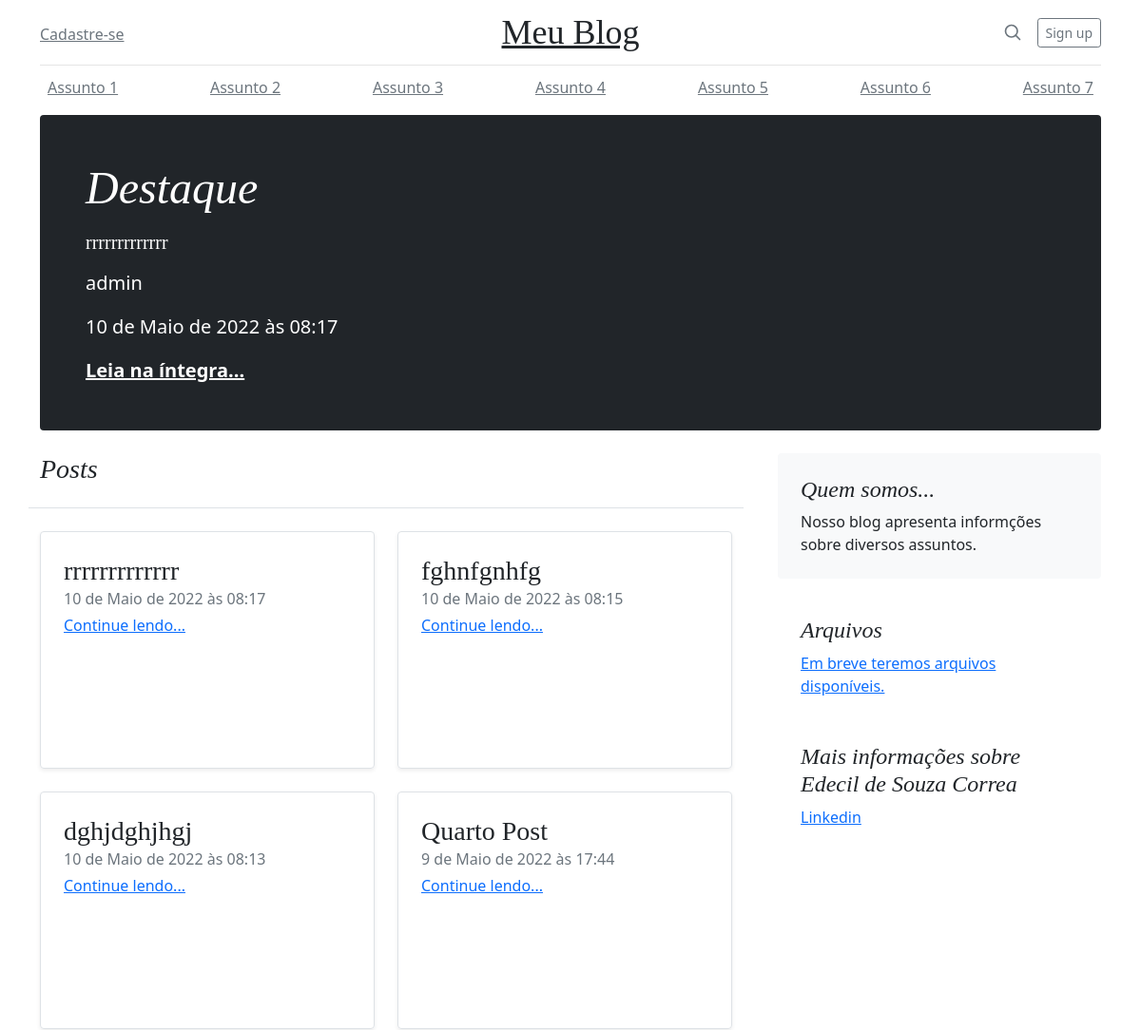
The app's page / (upper part), older data.
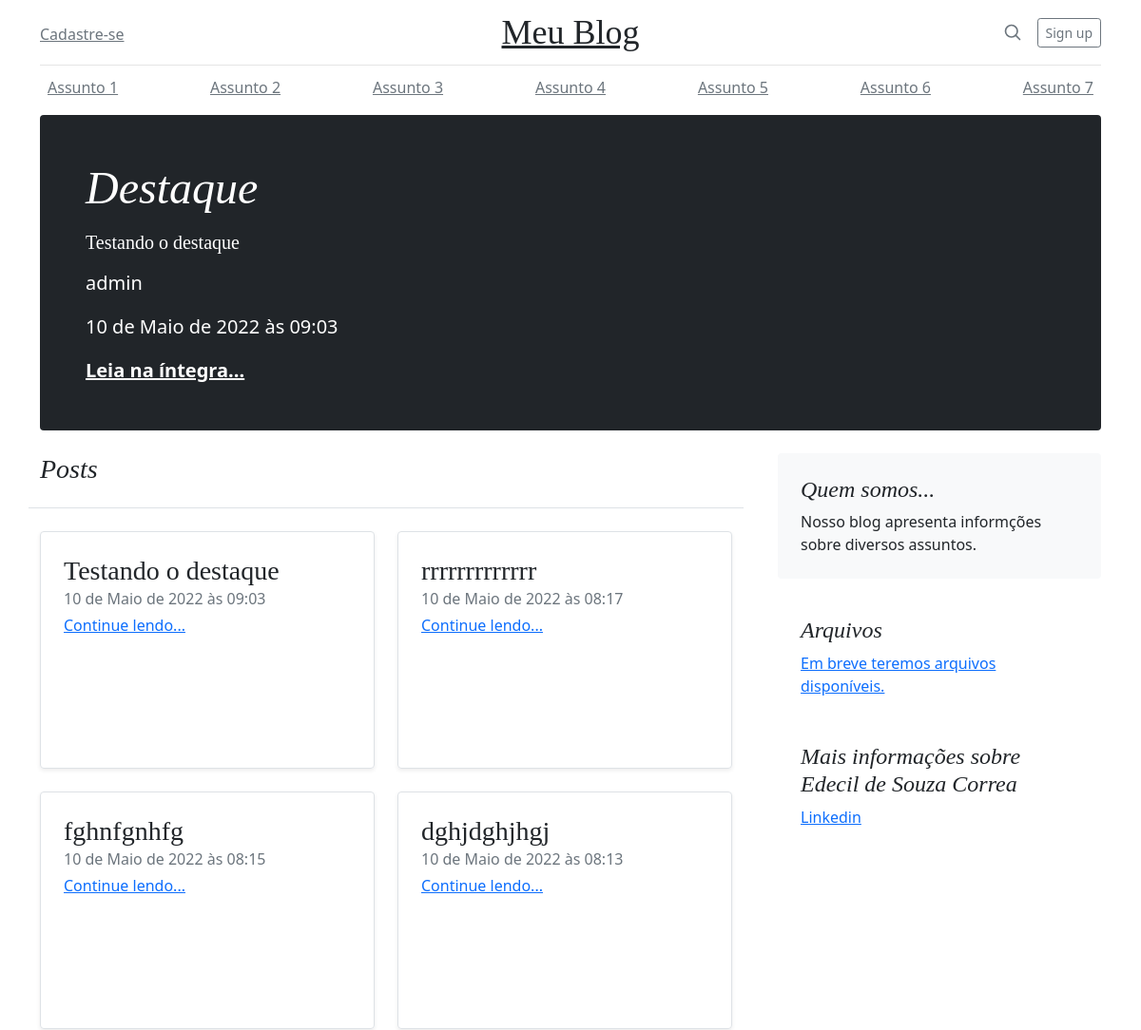
The same page, newer data.
### blog/models.py (models this page shows, shortened)
class Post(models.Model):
    titulo = models.CharField(max_length=200)
    conteudo = RichTextUploadingField()
    autor = models.ForeignKey(User, on_delete=models.PROTECT, null=True, blank=True)
    data_criacao = models.DateTimeField(auto_now_add=True)
    class Meta:
        ordering = ('-data_criacao',)

### blog/views.py (the view)
# urls.py: 2. Add a URL to urlpatterns:  path('', views.home, name='home')
def home(request):
    posts = Post.objects.all()
    post_mais_recente = Post.objects.latest('id')
    dados = {"posts": posts,
             "post_mais_recente": post_mais_recente}
    return render(request, 'home.html', dados)

### templates/home.html
{% extends 'base.html' %}
{% block content%}
<h3 class="pb-4 mb-4 fst-italic border-bottom">
  Posts
 </h3>
{% for post in posts %}
<div class="col-md-6">
    <div class="row g-0 border rounded overflow-hidden flex-md-row mb-4 shadow-sm h-md-250 position-relative">
      <div class="col p-4 d-flex flex-column position-static">
        <h3 class="mb-0">{{ post.titulo }}</h3>
        <div class="mb-1 text-muted">{{ post.data_criacao }}</div>
        <a href="/post/{{ post.id }}" class="stretched-link">Continue lendo...</a>
      </div>
    </div>
  </div>
{% endfor %}
{% endblock %}

### templates/base.html (shortened to what this page needs)
{% load static %}
<!doctype html>
<html lang="en">
  <head>
<link href="https://cdn.jsdelivr.net/npm/bootstrap@5.1.3/dist/css/bootstrap.min.css" rel="stylesheet">
    <link rel="stylesheet" href="{% static 'css/estilo.css' %}">
  </head>
  <body>
<div class="container">
  <header class="blog-header py-3">
    <div class="row flex-nowrap justify-content-between align-items-center">
      <div class="col-4 pt-1">
        <a class="link-secondary" href="#">Cadastre-se</a>
      </div>
      <div class="col-4 text-center">
        <a class="blog-header-logo text-dark" href="/">Meu Blog</a>
      </div>
      <div class="col-4 d-flex justify-content-end align-items-center">
        <a class="link-secondary" href="#" aria-label="Search">
          <svg xmlns="http://www.w3.org/2000/svg" width="20" height="20" fill="none" stroke="currentColor" stroke-linecap="round" stroke-linejoin="round" stroke-width="2" class="mx-3" role="img" viewBox="0 0 24 24"><title>Search</title><circle cx="10.5" cy="10.5" r="7.5"/><path d="M21 21l-5.2-5.2"/></svg>
        </a>
        <a class="btn btn-sm btn-outline-secondary" href="#">Sign up</a>
      </div>
    </div>
  </header>
  <div class="nav-scroller py-1 mb-2">
    <nav class="nav d-flex justify-content-between">
      <a class="p-2 link-secondary" href="#">Assunto 1</a>
      <a class="p-2 link-secondary" href="#">Assunto 2</a>
      <a class="p-2 link-secondary" href="#">Assunto 3</a>
      <a class="p-2 link-secondary" href="#">Assunto 4</a>
      <a class="p-2 link-secondary" href="#">Assunto 5</a>
      <a class="p-2 link-secondary" href="#">Assunto 6</a>
      <a class="p-2 link-secondary" href="#">Assunto 7</a>
    </nav>
  </div>
</div>
<main class="container">
  <div class="p-4 p-md-5 mb-4 text-white rounded bg-dark">
    <div class="col-md-6 px-0">
      <h1 class="display-4 fst-italic">Destaque</h1>
      <h1 class="lead my-3">{{ post_mais_recente.titulo }}</h1>
      <p class="lead my-3">{{ post_mais_recente.autor }}</p>
      <p class="lead my-3">{{ post_mais_recente.data_criacao }}</p>
      <p class="lead mb-0"><a href="/post/{{ post_mais_recente.id }}" class="text-white fw-bold">Leia na íntegra...</a></p>
    </div>
  </div>
  <div class="row g-5">
    <div class="col-md-8">
      <div class="row mb-2">
        {% block content %}
        {% endblock %}
      </div>
    </div>
    <div class="col-md-4">
      <div class="position-sticky" style="top: 2rem;">
        <div class="p-4 mb-3 bg-light rounded">
          <h4 class="fst-italic">Quem somos...</h4>
          <p class="mb-0">Nosso blog apresenta informções sobre diversos assuntos.</p>
        </div>
        <div class="p-4">
          <h4 class="fst-italic">Arquivos</h4>
          <ol class="list-unstyled mb-0">
            <li><a href="#">Em breve teremos arquivos disponíveis.</a></li>
          </ol>
        </div>
        <div class="p-4">
          <h4 class="fst-italic">Mais informações sobre Edecil de Souza Correa</h4>
          <ol class="list-unstyled">
            <li><a href="https://www.linkedin.com/in/edecil-de-souza-correa-306817170/" target="_blank">Linkedin</a></li>
          </ol>
        </div>
      </div>
    </div>
  </div>
</main>
  </body>
</html>

### static/css/estilo.css (style rules this page uses)
.blog-header { line-height: 1; border-bottom: 1px solid #e5e5e5; }
.blog-header-logo { font-family: "Playfair Display", Georgia, "Times New Roman", serif; font-size: 2.25rem; }
h1, h2, h3, h4, h5, h6 { font-family: "Playfair Display", Georgia, "Times New Roman", serif; }
.display-4 { font-size: 2.5rem; }
@media (min-width: 768px) { .display-4 { font-size: 3rem; } }
.nav-scroller { position: relative; z-index: 2; height: 2.75rem; overflow-y: hidden; }
.nav-scroller .nav { display: flex; flex-wrap: nowrap; padding-bottom: 1rem; margin-top: -1px; overflow-x: auto; text-align: center; white-space: nowrap; -webkit-overflow-scrolling: touch; }
@media (min-width: 768px) { .h-md-250 { height: 250px; } }

Row changes from the older to the newer data that the page shows:
no longer on this page (row unchanged): Post: titulo "Quarto Post", data_criacao "9 de Maio de 2022 às 17:44"
added Post: titulo "Testando o destaque", autor "admin", data_criacao "10 de Maio de 2022 às 09:03"
Text that changed along with them:
{{ post_mais_recente.titulo }}: "rrrrrrrrrrrrr" → "Testando o destaque"
{{ post_mais_recente.data_criacao }}: "10 de Maio de 2022 às 08:17" → "10 de Maio de 2022 às 09:03"
